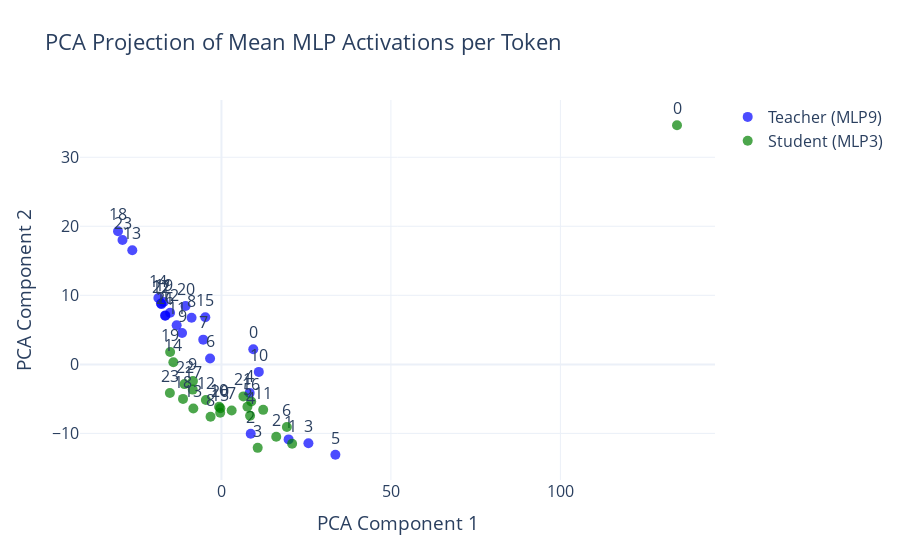

Notebook code cell kept with this figure:
### Code cell
visualise_mlps(9, 3)

### Figure 1 — Plotly figure (JSON) as saved in the notebook; plotly's stock layout.template omitted (floating-point values rounded to 4 significant figures)
{"data": [{"marker": {"color": "blue", "opacity": 0.7, "size": 10}, "mode": "markers+text", "name": "Teacher (MLP9)", "text": ["0", "1", "2", "3", "4", "5", "6", "7", "8", "9", "10", "11", "12", "13", "14", "15", "16", "17", "18", "19", "20", "21", "22", "23"], "textposition": "top center", "type": "scatter", "x": [9.391, 19.81, 8.637, 25.66, 8.317, 33.61, -3.362, -5.372, -8.823, -11.63, 11.02, -13.22, -15.15, -26.31, -18.61, -4.764, -16.62, -17.85, -30.52, -17.06, -10.59, -16.56, -17.71, -29.2], "y": [2.192, -10.86, -10.05, -11.42, -4.13, -13.09, 0.8603, 3.585, 6.747, 4.556, -1.087, 5.67, 7.479, 16.53, 9.627, 6.819, 7.049, 8.824, 19.28, 9.033, 8.449, 7.095, 8.731, 18.0]}, {"marker": {"color": "green", "opacity": 0.7, "size": 10}, "mode": "markers+text", "name": "Student (MLP3)", "text": ["0", "1", "2", "3", "4", "5", "6", "7", "8", "9", "10", "11", "12", "13", "14", "15", "16", "17", "18", "19", "20", "21", "22", "23"], "textposition": "top center", "type": "scatter", "x": [134.4, 20.85, 16.16, 10.69, 8.44, 7.663, 19.3, 3.009, -3.218, -8.413, -0.6971, 12.31, -4.593, -8.3, -14.19, -0.3727, 8.785, -8.484, -11.34, -15.14, -0.325, 6.474, -10.9, -15.22], "y": [34.64, -11.49, -10.48, -12.09, -7.433, -6.128, -9.061, -6.686, -7.59, -2.423, -6.138, -6.584, -5.147, -6.379, 0.3111, -6.998, -5.365, -3.652, -4.997, 1.799, -6.357, -4.638, -2.857, -4.15]}], "layout": {"font": {"size": 16}, "hovermode": "closest", "title": {"text": "PCA Projection of Mean MLP Activations per Token"}, "xaxis": {"title": {"text": "PCA Component 1"}}, "yaxis": {"title": {"text": "PCA Component 2"}}}}
